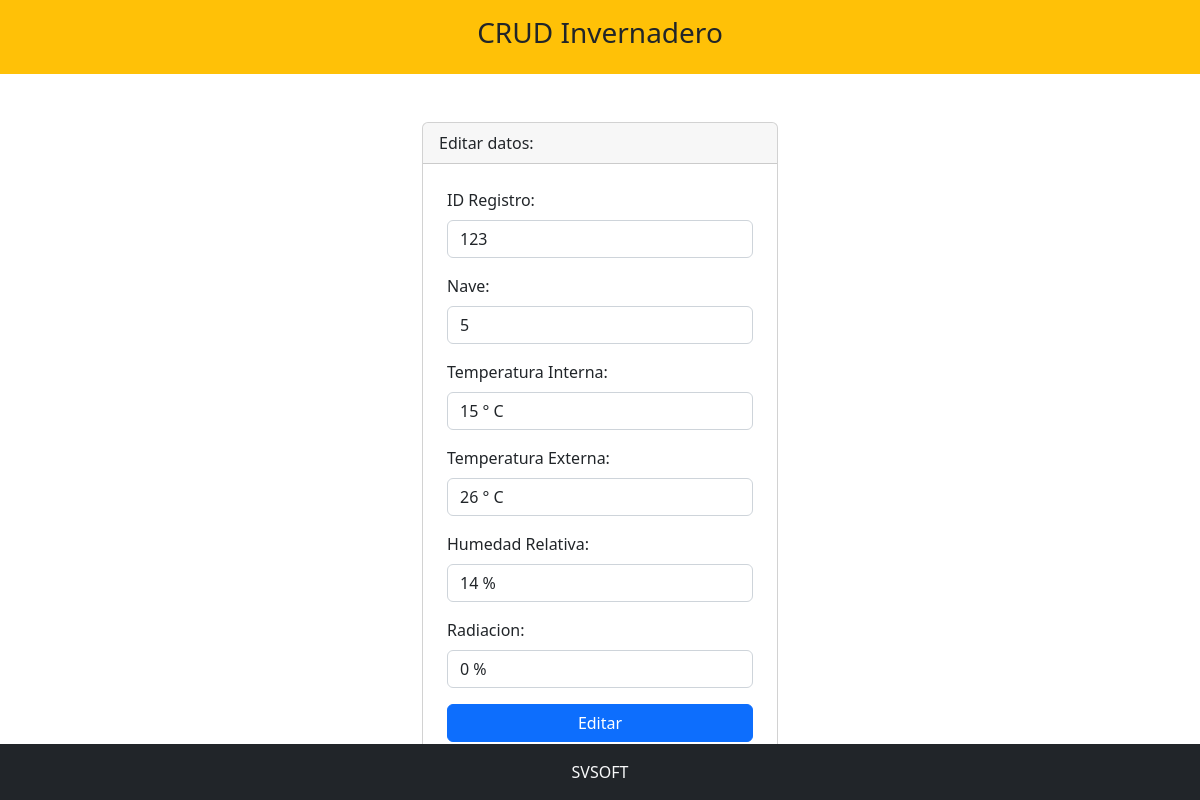
Screenshot of /negocio/ModificarInvernadero.php?idRegistro=123 with the database file from the repository.
### tables this page shows
CREATE TABLE `invernadero` (
  `idRegistro` int(11) NOT NULL AUTO_INCREMENT,
  `nave` int(11) NOT NULL,
  `tempInterna` varchar(10) NOT NULL,
  `temExterna` varchar(10) NOT NULL,
  `humeRelativa` varchar(10) NOT NULL,
  `radiacion` varchar(10) NOT NULL,
  PRIMARY KEY (`idRegistro`)
);

### negocio/ModificarInvernadero.php (the view, shortened to what this page needs)
<?php include 'template/headerInvernadero.php' ?>
<?php
    include_once 'model/conexionPersona.php';
    $idRegistro = $_GET['idRegistro'];
    $sentencia = $bd->prepare("select * from invernadero where idRegistro = ?;");
    $sentencia->execute([$idRegistro]);
    $registro = $sentencia->fetch(PDO::FETCH_OBJ);
?>
<div class="container mt-5">
    <div class="row justify-content-center">
        <div class="col-md-4">
            <div class="card">
                <div class="card-header">
                    Editar datos:
                </div>
                <form class="p-4" method="POST" action="ModificarProcesoInvernadero.php">
                    <div class="mb-3">
                        <label class="form-label">ID Registro: </label>
                        <input type="text" class="form-control" name="txtIdRegistro" autofocus required value="<?php echo $registro->idRegistro; ?>">
                    </div>
                    <div class="mb-3">
                        <label class="form-label">Nave: </label>
                        <input type="text" class="form-control" name="txtNave" autofocus required value="<?php echo $registro->nave; ?>">
                    </div>
                    <div class="mb-3">
                        <label class="form-label">Temperatura Interna: </label>
                        <input type="text" class="form-control" name="txtTempInt" autofocus required value="<?php echo $registro->tempInterna; ?>">
                    </div>
                    <div class="mb-3">
                        <label class="form-label">Temperatura Externa: </label>
                        <input type="text" class="form-control" name="txtTempExt" autofocus required value="<?php echo $registro->temExterna; ?>">
                    </div>
                    <div class="mb-3">
                        <label class="form-label">Humedad Relativa: </label>
                        <input type="text" class="form-control" name="txtHumedad" autofocus required value="<?php echo $registro->humeRelativa; ?>">
                    </div>
                    <div class="mb-3">
                        <label class="form-label">Radiacion: </label>
                        <input type="text" class="form-control" name="txtRadiacion" autofocus required value="<?php echo $registro->radiacion; ?>">
                    </div>
                    <div class="d-grid">
                        <input type="submit" class="btn btn-primary" value="Editar">
                    </div>
                </form>
            </div>
        </div>
    </div>
</div>
<?php include 'template/footerInvernadero.php' ?>

### rows the page displays
invernadero: txtIdRegistro "123", txtNave "5", txtTempInt "15 ° C", txtTempExt "26 ° C", txtHumedad "14 %", txtRadiacion "0 %"
